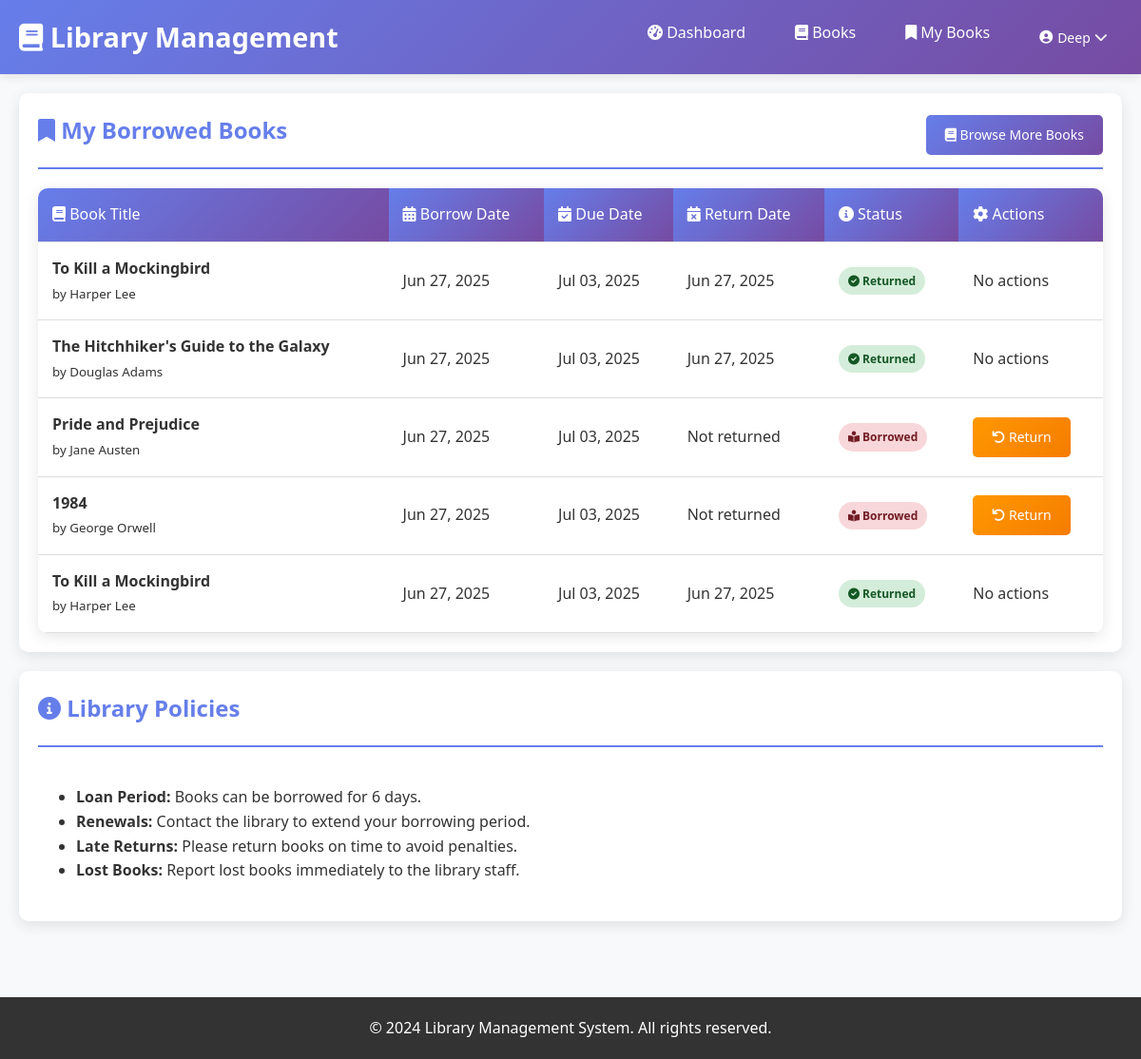
The app's page /users/borrowed/ (signed in) with its own data.
### users/models.py (models this page shows, shortened)
class Transaction(models.Model):
    STATUS_CHOICES = [
        ('borrowed', 'Borrowed'),
        ('returned', 'Returned'),
        ('overdue', 'Overdue'),
    ]
    user = models.ForeignKey(User, on_delete=models.CASCADE)
    book = models.ForeignKey(Book, on_delete=models.CASCADE)
    book_title = models.CharField(max_length=200)
    borrow_date = models.DateTimeField(default=timezone.now)
    return_date = models.DateTimeField(null=True, blank=True)
    due_date = models.DateTimeField()
    transaction_status = models.CharField(max_length=10, choices=STATUS_CHOICES, default='borrowed')

class Book(models.Model):
    book_title = models.CharField(max_length=200)
    book_author = models.CharField(max_length=100)
    category = models.CharField(max_length=50)
    book_copies = models.IntegerField(default=1)
    publication_year = models.IntegerField()
    publication_name = models.CharField(max_length=100)
    book_isbn = models.CharField(max_length=13, unique=True)
    date_added = models.DateTimeField(default=timezone.now)
    availability_status = models.BooleanField(default=True)

### users/views.py (the view)
# urls.py: path('borrowed/', views.borrowed_books_view, name='borrowed_books'),
@login_required
def borrowed_books_view(request):
    transactions = Transaction.objects.filter(user=request.user).order_by('-borrow_date')
    return render(request, 'users/borrowed_books.html', {'transactions': transactions})

### templates/users/borrowed_books.html (shortened to what this page needs)
{% extends 'base.html' %}
{% block content %}
<div class="card">
    <div class="card-header d-flex justify-content-between align-items-center">
        <h2 class="card-title">
            <i class="fas fa-bookmark"></i> My Borrowed Books
        </h2>
        <a href="{% url 'users:book_list' %}" class="btn btn-primary">
            <i class="fas fa-book"></i> Browse More Books
        </a>
    </div>
    {% if transactions %}
        <table class="table">
            <thead>
                <tr>
                    <th><i class="fas fa-book"></i> Book Title</th>
                    <th><i class="fas fa-calendar-alt"></i> Borrow Date</th>
                    <th><i class="fas fa-calendar-check"></i> Due Date</th>
                    <th><i class="fas fa-calendar-times"></i> Return Date</th>
                    <th><i class="fas fa-info-circle"></i> Status</th>
                    <th><i class="fas fa-cog"></i> Actions</th>
                </tr>
            </thead>
            <tbody>
                {% for transaction in transactions %}
                <tr>
                    <td>
                        <strong>{{ transaction.book_title }}</strong><br>
                        <small class="text-muted">by {{ transaction.book.book_author }}</small>
                    </td>
                    <td data-timestamp="{{ transaction.borrow_date.isoformat }}">
                        {{ transaction.borrow_date|date:"M d, Y" }}
                    </td>
                    <td>
                        {{ transaction.due_date|date:"M d, Y" }}
                    </td>
                    <td>
                        {% if transaction.return_date %}
                            {{ transaction.return_date|date:"M d, Y" }}
                        {% else %}
                            <span class="text-muted">Not returned</span>
                        {% endif %}
                    </td>
                    <td>
                        <span class="book-status
                            {% if transaction.transaction_status == 'borrowed' %}status-borrowed
                            {% elif transaction.transaction_status == 'returned' %}status-available
                            {% else %}status-borrowed
                            {% endif %}">
                            {% if transaction.transaction_status == 'borrowed' %}
                                <i class="fas fa-book-reader"></i> Borrowed
                            {% elif transaction.transaction_status == 'returned' %}
                                <i class="fas fa-check-circle"></i> Returned
                            {% else %}
                                <i class="fas fa-exclamation-triangle"></i> {{ transaction.get_transaction_status_display }}
                            {% endif %}
                        </span>
                    </td>
                    <td>
                        {% if transaction.transaction_status == 'borrowed' %}
                            <a href="{% url 'users:return_book' transaction.id %}"
                               class="btn btn-warning btn-return"
                               data-book-title="{{ transaction.book_title }}">
                                <i class="fas fa-undo"></i> Return
                            </a>
                        {% else %}
                            <span class="text-muted">No actions</span>
                        {% endif %}
                    </td>
                </tr>
                {% endfor %}
            </tbody>
        </table>
    {% endif %}
</div>
{% if transactions %}
<div class="card">
    <div class="card-header">
        <h3 class="card-title">
            <i class="fas fa-info-circle"></i> Library Policies
        </h3>
    </div>
    <div style="padding: 20px;">
        <ul style="margin: 0; padding-left: 20px;">
            <li><strong>Loan Period:</strong> Books can be borrowed for 6 days.</li>
            <li><strong>Renewals:</strong> Contact the library to extend your borrowing period.</li>
            <li><strong>Late Returns:</strong> Please return books on time to avoid penalties.</li>
            <li><strong>Lost Books:</strong> Report lost books immediately to the library staff.</li>
        </ul>
    </div>
</div>
{% endif %}
{% endblock %}

### templates/base.html (shortened to what this page needs)
<!DOCTYPE html>
<html lang="en">
<head>
    {% load static %}
    <link rel="stylesheet" href="{% static 'css/main.css' %}">
    <link rel="stylesheet" href="https://cdnjs.cloudflare.com/ajax/libs/font-awesome/6.0.0/css/all.min.css">
</head>
<body>
    <nav class="navbar">
        <div class="container">
            <a href="{% url 'home' %}" class="navbar-brand">
                <i class="fas fa-book"></i> Library Management
            </a>
            <ul class="navbar-nav">
                {% if user.is_authenticated %}
                    {% if user.is_staff %}
                        <li><a href="{% url 'library_admin:admin_dashboard' %}">
                            <i class="fas fa-tachometer-alt"></i> Admin Dashboard
                        </a></li>
                <li>
                    <form method="post" action="{% url 'users:logout' %}">
                        {% csrf_token %}
                            <button type="submit" style="background: none; border: none; color: white; cursor: pointer; font-size: 14px; padding: 8px 16px; border-radius: 5px; transition: background-color 0.3s;">
                                <i class="fas fa-sign-out-alt"></i> Logout ({{ user.username }})
                            </button>
                    </form>
                </li>
                    {% else %}
                        <li><a href="{% url 'users:dashboard' %}">
                            <i class="fas fa-tachometer-alt"></i> Dashboard
                        </a></li>
                        <li><a href="{% url 'users:book_list' %}">
                            <i class="fas fa-book"></i> Books
                        </a></li>
                        <li><a href="{% url 'users:borrowed_books' %}">
                            <i class="fas fa-bookmark"></i> My Books
                        </a></li>
                        <li class="dropdown">
                            <button class="dropdown-toggle" onclick="toggleDropdown(event, this)">
                                <i class="fas fa-user-circle"></i>
                                {{ user.first_name|default:user.username }}
                                <i class="fas fa-chevron-down"></i>
                            </button>
                        </li>
                    {% endif %}
                {% endif %}
            </ul>
        </div>
    </nav>
    <main class="main-content">
        {% block content %}
        {% endblock %}
    </main>
    <footer class="footer">
        <p>&copy; 2024 Library Management System. All rights reserved.</p>
    </footer>
</body>
</html>

### static/css/main.css (style rules this page uses)
* { margin: 0; padding: 0; box-sizing: border-box; }
body { font-family: 'Segoe UI', Tahoma, Geneva, Verdana, sans-serif; background-color: #f8f9fa; color: #333; line-height: 1.6; }
.navbar { background: linear-gradient(135deg, #667eea 0%, #764ba2 100%); padding: 1rem 0; box-shadow: 0 2px 10px rgba(0,0,0,0.1); }
.navbar .container { max-width: 1200px; margin: 0 auto; display: flex; justify-content: space-between; align-items: center; padding: 0 20px; }
.navbar-brand { color: white; font-size: 1.8rem; font-weight: bold; text-decoration: none; }
.navbar-nav { display: flex; list-style: none; gap: 20px; }
.navbar-nav a { color: white; text-decoration: none; padding: 8px 16px; border-radius: 5px; transition: background-color 0.3s; }
.main-content { max-width: 1200px; margin: 0 auto; padding: 20px; min-height: calc(100vh - 160px); }
.card { background: white; border-radius: 10px; box-shadow: 0 4px 15px rgba(0,0,0,0.1); padding: 20px; margin-bottom: 20px; transition: transform 0.3s; }
.card-header { border-bottom: 2px solid #667eea; padding-bottom: 10px; margin-bottom: 20px; }
.card-title { color: #667eea; font-size: 1.5rem; margin-bottom: 10px; }
.btn { display: inline-block; padding: 10px 20px; border: none; border-radius: 5px; cursor: pointer; text-decoration: none; font-size: 14px; transition: all 0.3s; text-align: center; }
.btn-primary { background: linear-gradient(135deg, #667eea 0%, #764ba2 100%); color: white; }
.btn-warning { background: linear-gradient(135deg, #ff9800 0%, #f57c00 100%); color: white; }
.table { width: 100%; border-collapse: collapse; background: white; border-radius: 10px; overflow: hidden; box-shadow: 0 4px 15px rgba(0,0,0,0.1); }
.table th, .table td { padding: 15px; text-align: left; border-bottom: 1px solid #ddd; }
.table th { background: linear-gradient(135deg, #667eea 0%, #764ba2 100%); color: white; font-weight: 500; }
.book-status { display: inline-block; padding: 5px 10px; border-radius: 20px; font-size: 12px; font-weight: bold; }
.status-available { background: #d4edda; color: #155724; }
.status-borrowed { background: #f8d7da; color: #721c24; }
.footer { background: #333; color: white; text-align: center; padding: 20px 0; margin-top: 40px; }
.d-flex { display: flex; }
.justify-content-between { justify-content: space-between; }
.align-items-center { align-items: center; }

### templates/base.html (style rules this page uses)
.dropdown { position: relative; display: inline-block; }
.dropdown-toggle { background: none !important; border: none !important; color: white !important; cursor: pointer !important; font-size: 14px !important; padding: 8px 16px !important; border-radius: 5px !important; transition: background-color 0.3s !important; display: inline-flex !important; align-items: center !important; gap: 5px !important; font-family: inherit !important; }

### records on screen
Transaction: transaction_status "returned" (drawn)
Transaction: transaction_status "returned" (drawn)
Transaction: shows "Not returned", transaction_status "borrowed" (drawn)
Transaction: shows "Not returned", transaction_status "borrowed" (drawn)
Transaction: transaction_status "returned" (drawn)

### other values on screen
{{ user.first_name|default:user.username }} "Deep"
